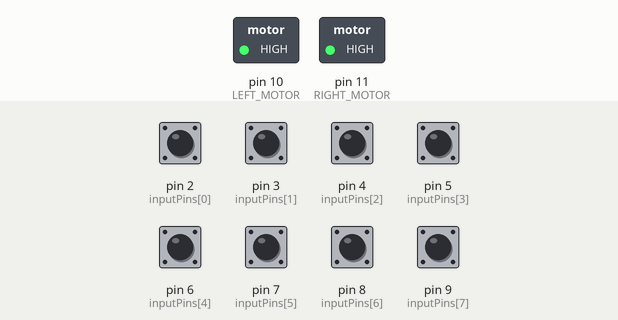
A sketch run on a simulated Arduino Uno, built with avr-gcc and run on an emulated ATmega328P. On the bench: switched loads named in the sketch (green lamp = pin HIGH). The test bench sets the inputs (shaded band); at power-on: pin 2 (inputPins[0]), pin 3 (inputPins[1]), pin 4 (inputPins[2]), pin 5 (inputPins[3]), pin 6 (inputPins[4]), pin 7 (inputPins[5]), pin 8 (inputPins[6]), pin 9 (inputPins[7]) HIGH.

Above: at 1.2 s.
1.3 s: pin 2 (inputPins[0]) pulled LOW for 0.15 s
At 1.7 s:
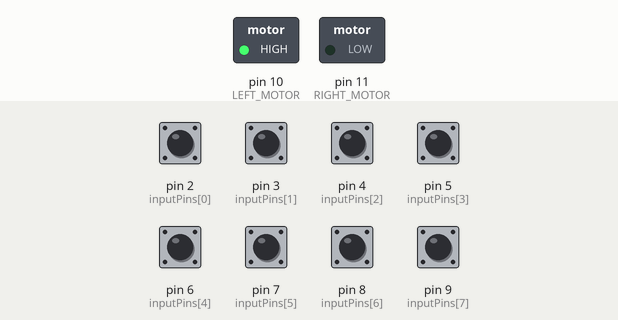
2.9 s: pin 3 (inputPins[1]) pulled LOW for 0.15 s
At 3.9 s:
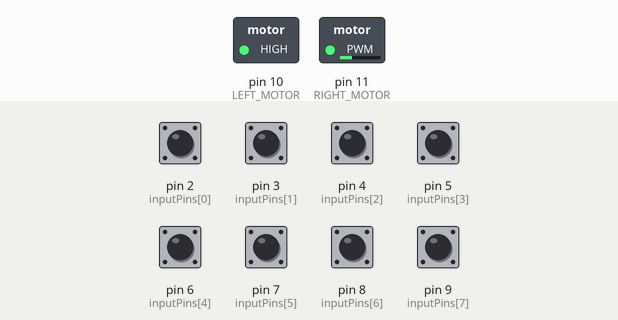
4.5 s: pin 4 (inputPins[2]) pulled LOW for 0.15 s
At 5.2 s:
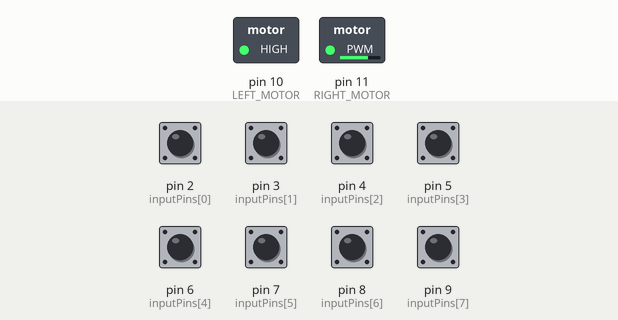
6.1 s: pin 5 (inputPins[3]) pulled LOW for 0.15 s
At 6.5 s:
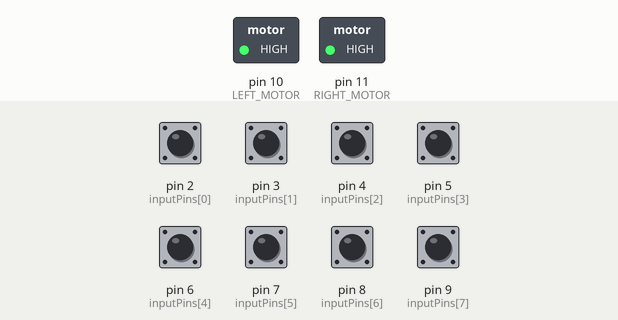
7.7 s: pin 7 (inputPins[5]) pulled LOW for 0.15 s
At 8.9 s:
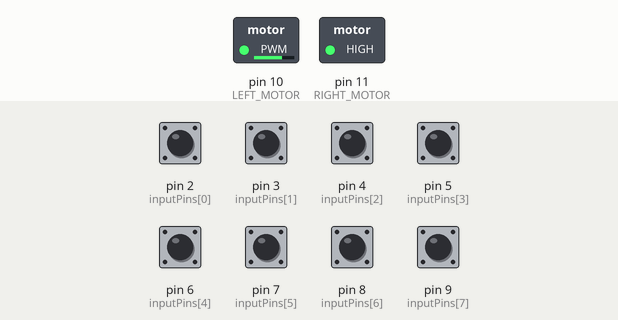
9.3 s: pin 6 (inputPins[4]) pulled LOW for 0.15 s
At 10.2 s:
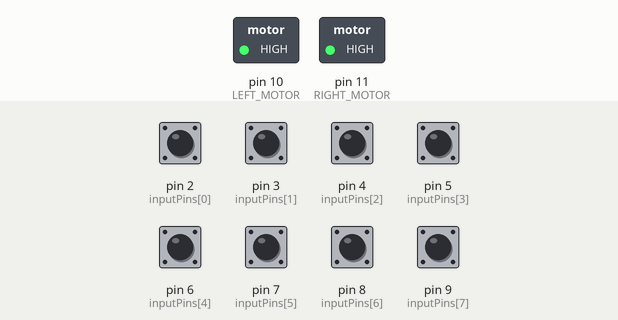
Timing chart, 0 to 11.9 s (numbered marks = the images above; inputs shaded):
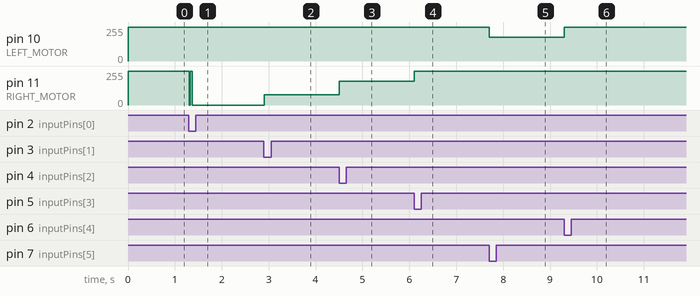

Measured:
- after the input at 1.3 s, pin 11 (RIGHT_MOTOR): 255/255 → 0/255 at once
- after the input at 2.9 s, pin 11 (RIGHT_MOTOR): 0/255 → 76/255 at once
- after the input at 4.5 s, pin 11 (RIGHT_MOTOR): 76/255 → 178/255 at once
- after the input at 6.1 s, pin 11 (RIGHT_MOTOR): 178/255 → 255/255 at once
- after the input at 7.7 s, pin 10 (LEFT_MOTOR): 255/255 → 178/255 at once
- after the input at 9.3 s, pin 10 (LEFT_MOTOR): 178/255 → 255/255 at once

The sketch:

full_code.ino
```cpp
/*
 *  Line Follower robot
 *  City University Robotics Society 2016
 *  author: Ludek Navratil
 *
 *  improvements to be done:
 *    - reverse spinning
 *    - turning at one point (both motors spinning in oposite direction with the same speed)
 *    - integrate encoder to get feedback about the real spinning
*/

//PWM pins where DC motors are connected
#define LEFT_MOTOR 10
#define RIGHT_MOTOR 11

//number of IR opto transistors
const uint8_t numberOfInputs=8;
//pin numbers where inputs from IR opto transistors are connected
uint8_t inputPins[numberOfInputs]={2,3,4,5,6,7,8,9};

//just alias names for values, used in move()
#define FORWARD 0
#define LEFT 1
#define RIGHT 2

//8bit value to store the input from the sensors into one variable
uint8_t inputByte;

// the setup routine runs once when you press reset:
void setup() {
  irArrayInit();
  move(FORWARD,255);
}

// the loop routine runs over and over again forever:
void loop() {
  uint8_t theSpeed=255;
  inputByte=readInputs(inputPins,numberOfInputs);

  if((inputByte | 0b01111111) == 0b01111111)
    move(LEFT,theSpeed,100);
  else if((inputByte | 0b11111110) == 0b11111110)
    move(RIGHT,theSpeed,100);

  else if((inputByte | 0b10111111) == 0b10111111)
    move(LEFT,theSpeed,70);
  else if((inputByte | 0b11111101) == 0b11111101)
    move(RIGHT,theSpeed,70);

  else if((inputByte | 0b11011111) == 0b11011111)
    move(LEFT,theSpeed,30);
  else if((inputByte | 0b11111011) == 0b11111011)
    move(RIGHT,theSpeed,30);

  else if((inputByte | 0b11101111) == 0b11101111)
    move(FORWARD,theSpeed);
  else if((inputByte | 0b11110111) == 0b11110111)
    move(FORWARD,theSpeed);

  delay(10);
}

//movementSpeed is expressed from min 0 to max 255
void move(uint8_t direction,uint8_t movementSpeed){
  if (direction==FORWARD){
      analogWrite(LEFT_MOTOR, movementSpeed);
      analogWrite(RIGHT_MOTOR, movementSpeed);
  }
}

//movementSpeed is expressed from min 0 to max 255
//turningSpeed is expressed in percentage from min 0 to max 100
void move(uint8_t direction,uint8_t movementSpeed, uint8_t turningSpeed){
  if(turningSpeed<=100){
    double spinningMotor;

    //speed for motor that should be spinning slower to enable turning
    // spinningMotor=movementSpeed-(movementSpeed*(turningSpeed/100))
    spinningMotor=(uint8_t)((double)movementSpeed-((double)movementSpeed*((double)turningSpeed/100)));

    //set the speed for both motors
    move(FORWARD, movementSpeed);

    //make one motor slower to reflect turningSpeed percentage
    switch (direction){
      case LEFT:{
        analogWrite(LEFT_MOTOR, spinningMotor);
        analogWrite(RIGHT_MOTOR, movementSpeed);
        break;
      }
      case RIGHT:{
        analogWrite(LEFT_MOTOR, movementSpeed);
        analogWrite(RIGHT_MOTOR, spinningMotor);
        break;
      }
    }
  }
}

//reads logic values that are presented on the pins specified by inputPins[]
//returns 8bit value that reflect states on the selected pins
// e.g. if first sensor on the left can see line the function returns input = 0b01111111
uint8_t readInputs(uint8_t inputPins[],uint8_t numberOfInputs){
  uint8_t input=0;
  for(uint8_t i=0;i<numberOfInputs;++i)
    if(digitalRead(inputPins[i])==true)
      input += pw(2,i);

  return input;
}

//Returns value raised to the power exponent:
uint8_t pw(uint8_t value, uint8_t exponent){
  uint8_t result=value;
  if (exponent == 0)result=1;
  else if (exponent == 1) result=value;
  else{
    result=value;
    for(uint8_t i=1; i<exponent; ++i){
      result*=value;
    }
  }
    return result;
}

//set pins specified by array inputPins as input pins
void irArrayInit(){
  for(uint8_t i=0; i<numberOfInputs; ++i)
    pinMode(inputPins[i], INPUT_PULLUP);
}
```
